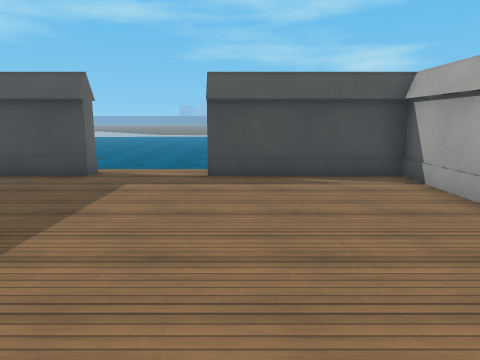
View 1 (above)

24 first-person views from a walk through a 3-D level made in the Godot game engine. The camera is 1.3 m above the floor, tilts 10° down and sees 70° across. The floor is counted in squares, 1 m on a side. Each view is taken from the middle of a square. On the plan, view 1 faces up. The plan holds only what a view shows up to about 15 squares ahead; the rest is blank. The place goes on beyond the plan. Surface patterns are stand-ins for the level's own textures.

View 2
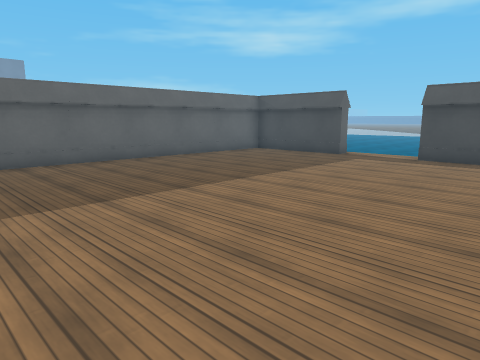

View 3
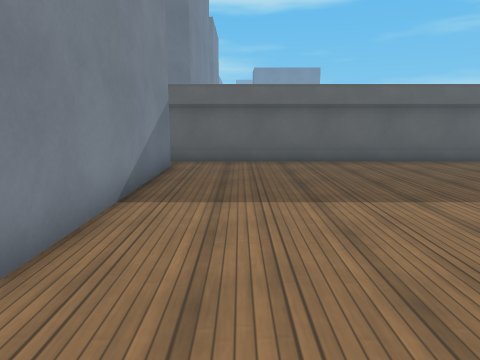

View 4
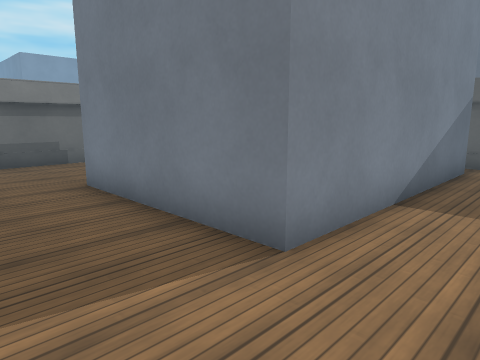

View 5
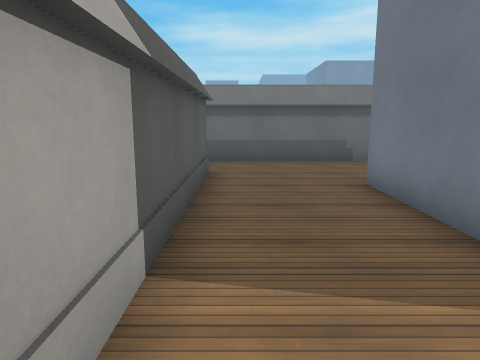

View 6
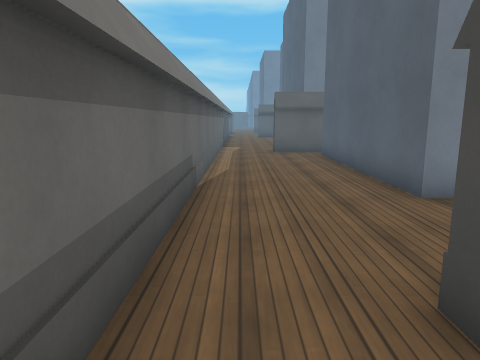

View 7
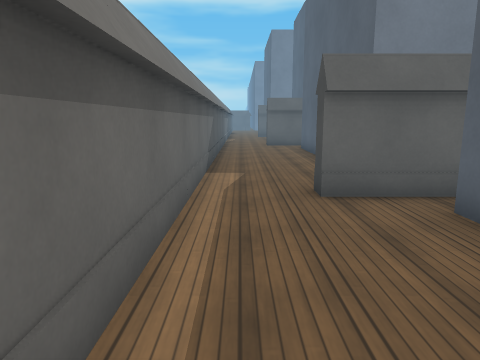

View 8
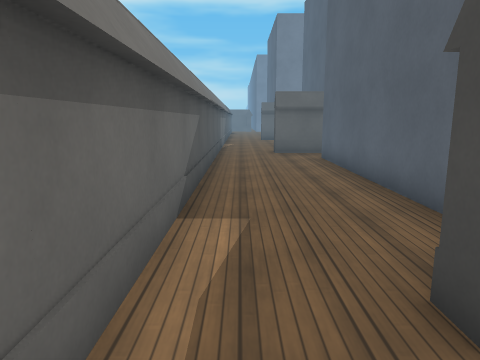

View 9
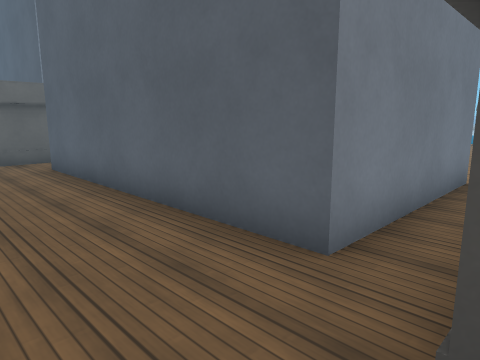

View 10
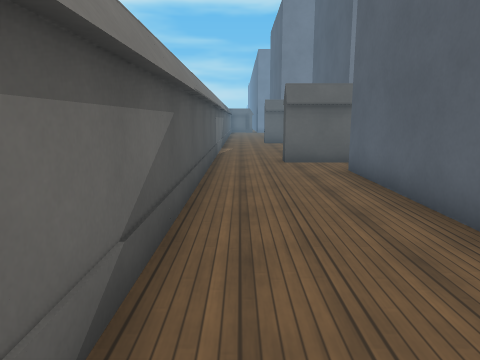

View 11
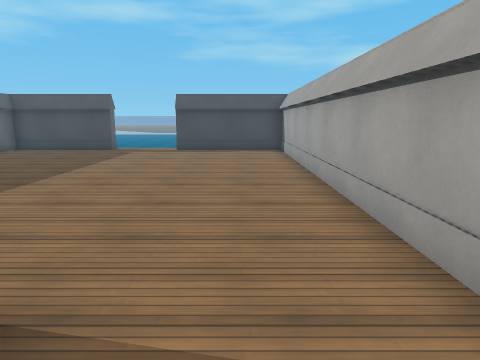

View 12
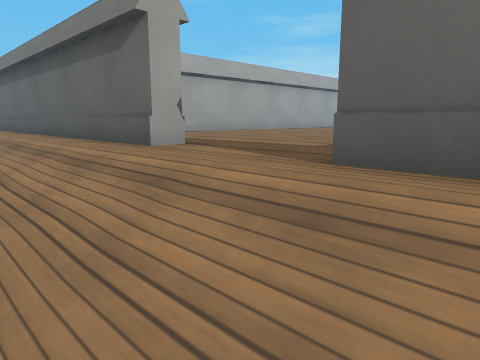

View 13
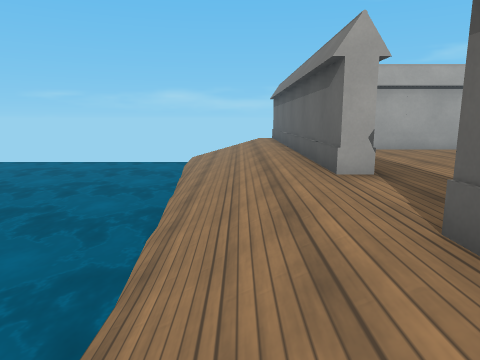

View 14
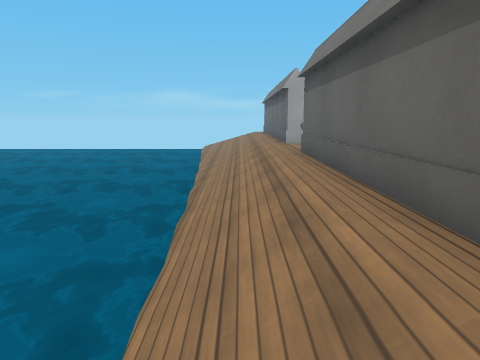

View 15
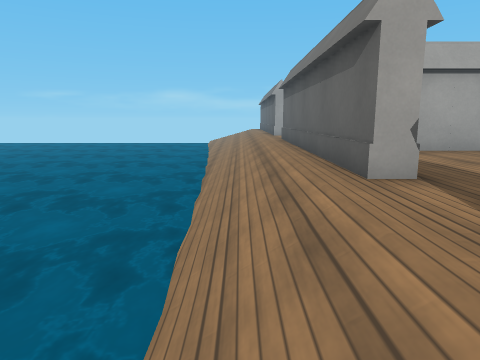

View 16
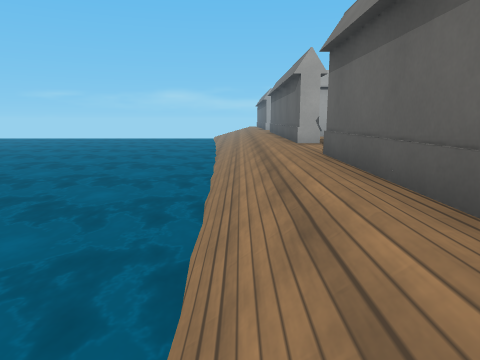

View 17
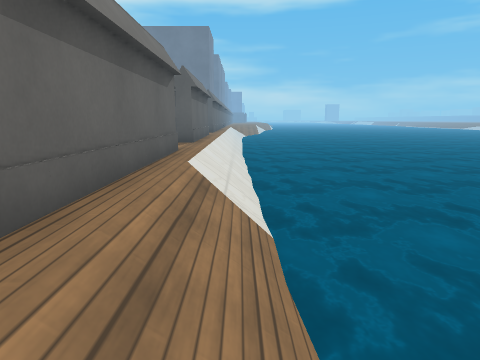

View 18
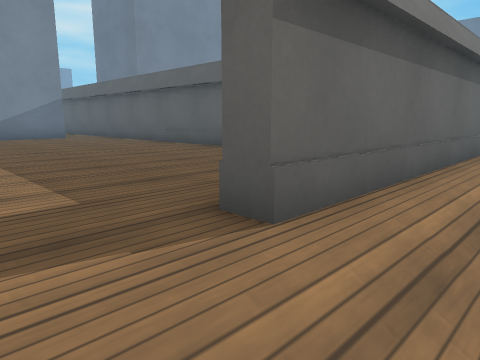

View 19
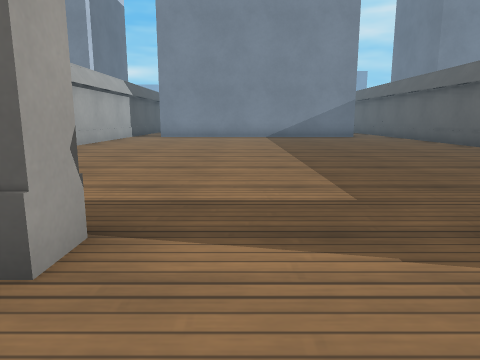

View 20
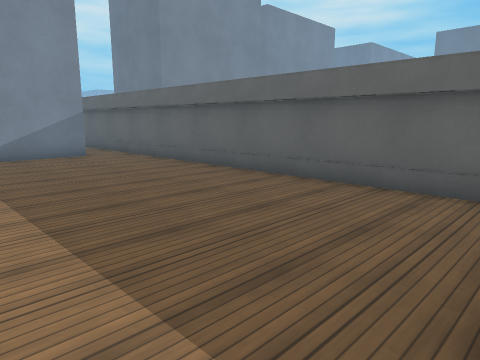

View 21
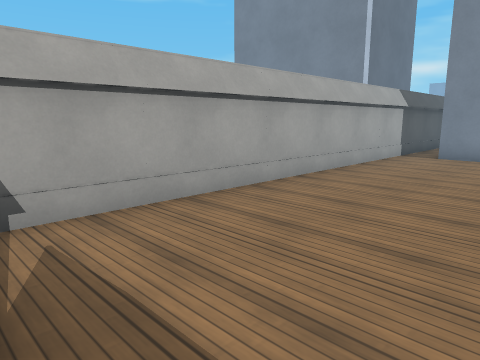

View 22
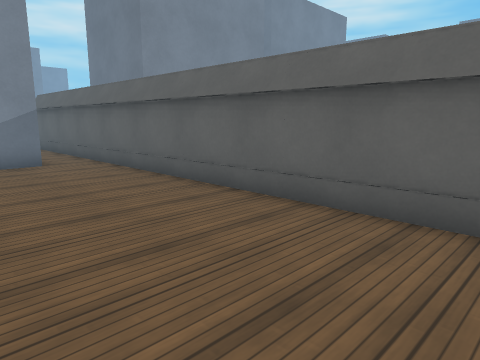

View 23
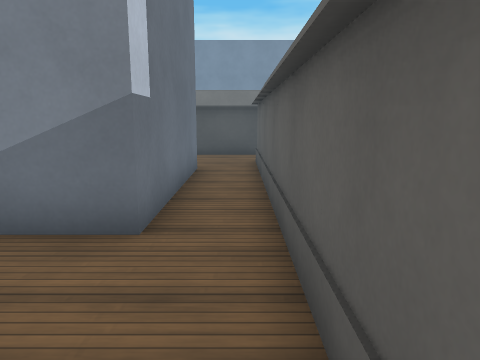

View 24
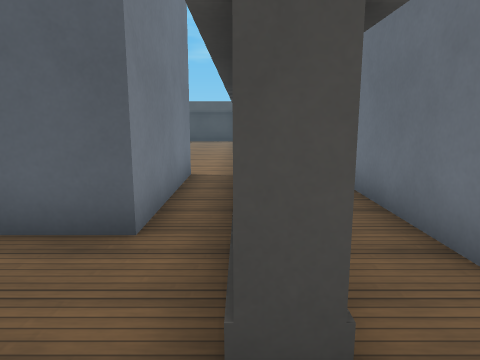

### Floor plan
Key: @ floor where view 1 was taken; # wall or solid block; x gap in a wall; . main floor; - floor 1 m lower than the main floor; / step, stairs or slope; ~ water the walk can cross; ≈ water the walk keeps out of.
Columns run from 23 left of view 1 to 9 right of it. Each row starts with its distance up from view 1.
 12 ≈≈≈≈≈≈≈≈≈≈≈≈≈≈≈≈≈≈≈≈≈≈≈≈≈≈≈≈≈≈≈≈/
 11 ≈≈≈≈≈≈≈~~~~~~~~~--///////////////
 10 /////////////////////////////////
  9 .................................
  8 x########..#########...##########
  7    #...........#...........#
  6    #...........#...........#
  5    #...........#...........#
  4    #...........#...........#
  3    #...........#...........#
  2  ..#...........#...........#
  1  ..#...........#...........#
  0  ..#...........#.......@...#
 -1  ..#...........#...........#
 -2   .#...........#...........#
 -3   .#...........#...........#
 -4   .#...........#...........#
 -5   ##.#########.#########...#
 -6   ##.#       #.#       #...#
 -7   ##.#       #.#       #...#
 -8   ##.#       #.#       #...#
 -9 ####.#       #.#       #...#
-10 ...#.#########.#########...#
-11 ...#...........#...........#
-12 ............................
-13 ............................ .
-14 #############################

Positions as (right, up) in squares from view 1, and headings:
1: (0, 0), facing up
2: (3, -4), facing up-left
3: (3, -3), facing left
4: (3, -3), facing down-left
5: (3, -3), facing down
6: (6, -13), facing left
7: (-2, -13), facing left
8: (-6, -13), facing left
9: (-8, -13), facing up-left
10: (-9, -13), facing left
11: (2, -7), facing up
12: (-5, 11), facing down-right
13: (-6, 10), facing right
14: (-12, 10), facing right
15: (-16, 10), facing right
16: (-21, 10), facing right
17: (-15, 10), facing left
18: (-13, 10), facing down-left
19: (-13, 10), facing down
20: (-13, 8), facing down-left
21: (-13, 8), facing down-right
22: (-15, 6), facing down-left
23: (-19, -1), facing down
24: (-20, -13), facing up
